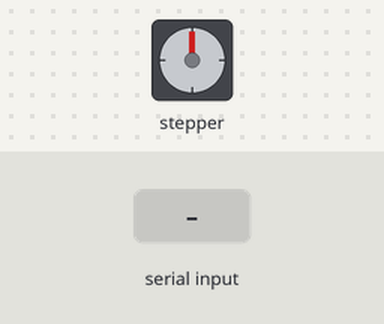
A sketch run on a simulated Arduino Uno, built with avr-gcc and run on an emulated ATmega328P. On the bench: stepper motor. The inputs (shaded band) are chosen by the test bench. Stepper angles assume 200 steps per turn.

Above: at 1.2 s.
1.3 s: "90,45\n" received over Serial
At 1.75 s:
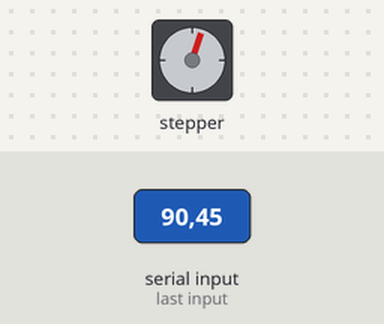
At 2.35 s:
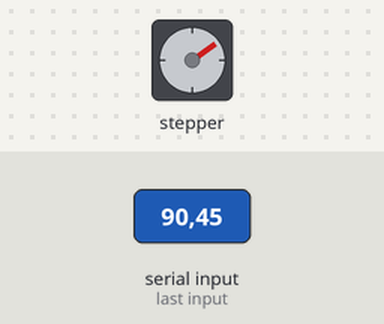
Timing chart, 0 to 13.3 s (numbered marks = the images above; inputs shaded):
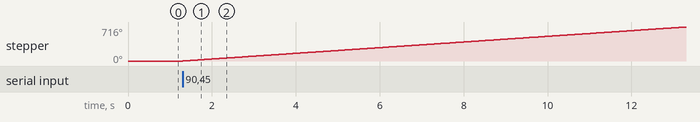

Measured:
- after the input at 1.3 s, stepper: keeps turning clockwise at about 60°/s, starting at once

The sketch:

stepwise_motioninput_YAW.ino
```cpp
#include <Stepper.h>
const int vec=20;
const int t=240000;
int x;
// Define the number of steps per revolution and the pins connected to the stepper motor
const int stepsPerRevolution = 200;
Stepper myStepper(stepsPerRevolution, 8, 9, 10, 11);  // Assuming stepper motor is connected to pins 8, 9, 10, and 11

void setup() {
  Serial.begin(9600);  // Initialize serial communication
  // Set the speed of the stepper motor
  myStepper.setSpeed(10);  // Set speed to 10 steps per second
}

void loop() {
  // Check if there's data available to read from the serial port


  if (Serial.available() > 0) {
    // Read the number of steps from the serial input
    int desiredSteps = Serial.parseInt();
      x=desiredSteps * vec;
    // Move the stepper motor to the desired number of steps
    myStepper.step(x);

  track();
    // Optional: You might want to add a delay or perform other actions after the motor has moved
    delay(1000);  // Adjust delay as needed
  }
}
void track(){
  delay(t);
  myStepper.step(vec);
}
```
